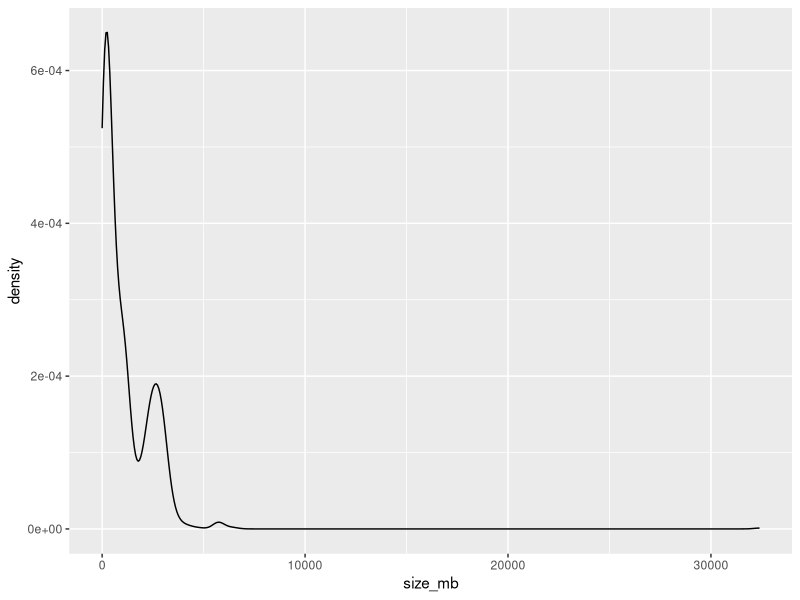

Reproduce this figure in R.
# Description: Introduction to tidyverse 
# Elixir Belgium workshop

# load the package tidyverse
library(tidyverse)

# It is suggested that you update your packages regularly
# If you want to do so, please uncomment the following line
# tidyverse_update()
# You will get this message: All tidyverse packages up-to-date

# ------------------------------------------------------------------------------
# Introduction to dplyr

# Here I am using dim to see the transformation in the dataset
## Read in data
animals <- read_tsv("data/animals.tsv")

## Explore dataset
glimpse(animals)
dim(animals)
# [1] 1312   19

## select
(animals2 <- select(animals, organism_name, subgroup, size_mb))
dim(animals2)
# [1] 1312    3

## mutate
animals2 <- mutate(animals, size_kb = size_mb * 1000)
dim(animals2)
# [1] 1312   20
names(animals2)

## filter
animals2 <- filter(animals, subgroup == "Mammals")
dim(animals2)

## arrange
animals2 <- arrange(animals, desc(size_mb))
dim(animals2)
#[1] 1312   19
head(animals2, n = 1)
# Ambystoma mexi… is the largest organism in the dataset
tail(animals2, n = 1)

# Here we show that the genome sizes are not normally distributed
ggplot(animals, 
       mapping = aes(x = size_mb)) +
  geom_density()

# It is skewed distribution

## summarise 
summarise(animals, n = n(), mean_genome_size = mean(size_mb, na.rm = TRUE))

## group-wise summarise
## Let's check which center provided us with more genome sequences
## We will only use center
animals2 <- select(animals, center)
# then group by center
animals2 <- group_by(animals2, center)
# we don't see any change but we can check the groups
groups(animals2)
# now summarise
animals2 <- summarise(animals2,
                   count_genomes = n())
# after summarise no need to worry about ungroup
animals2 <- arrange(animals2, desc(count_genomes))
head(animals2, n = 15)
dim(animals2)
# mutate will add a column to the end
glimpse(animals2)

## The pipe operator!!!
## group-wise mutate
animals3 <- 
  animals %>% 
  select(organism_name, size_mb) %>% 
  group_by(organism_name) %>% 
  mutate(n = n(), mean_genome_size = mean(size_mb)) %>% 
  arrange(organism_name, desc(mean_genome_size)) %>% 
  ungroup()

animals3
tail(animals3)
dim(animals3)

## group-wise summarise
animals4 <- animals %>%
  select(subgroup, size_mb) %>% 
  filter(!is.na(subgroup)) %>%
  group_by(subgroup) %>%
  summarise(n = n(), mean_genome_size = mean(size_mb)) %>%
  arrange(desc(mean_genome_size))

animals4
dim(animals4)

# Go to scripts/exercises_dplyr.R
